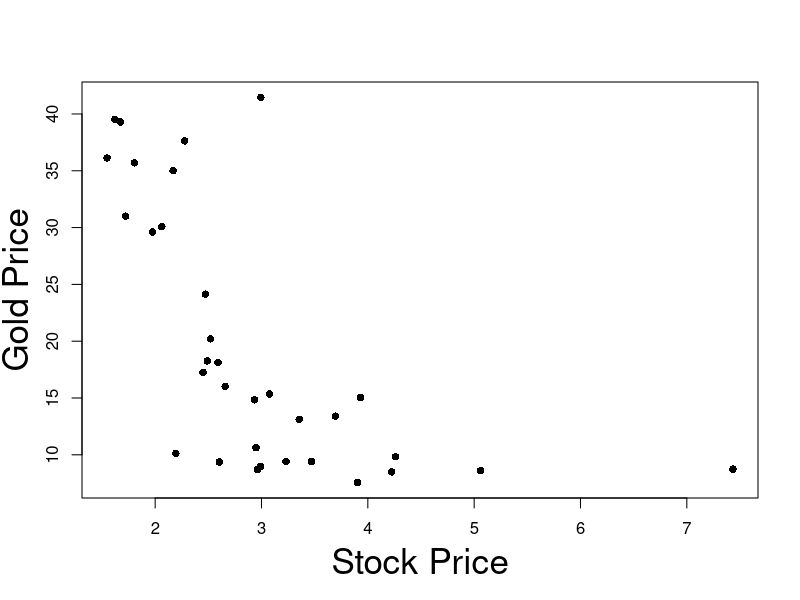
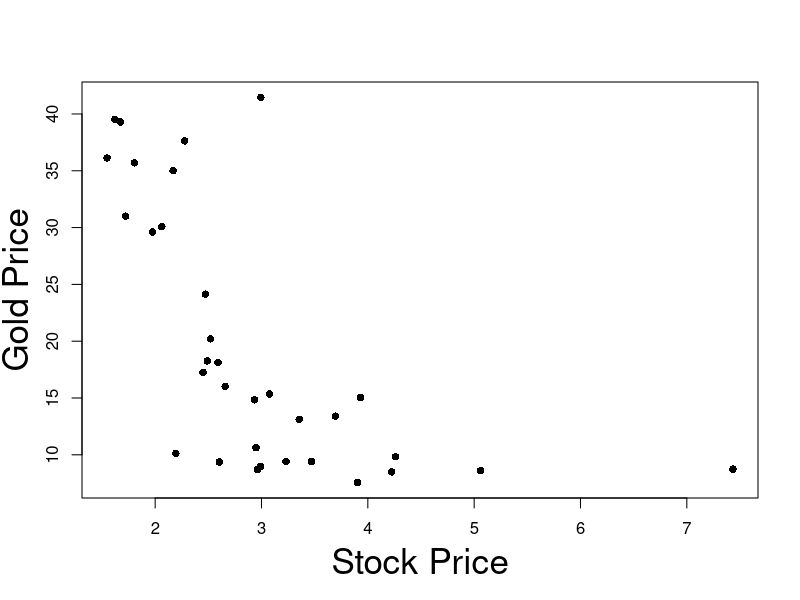
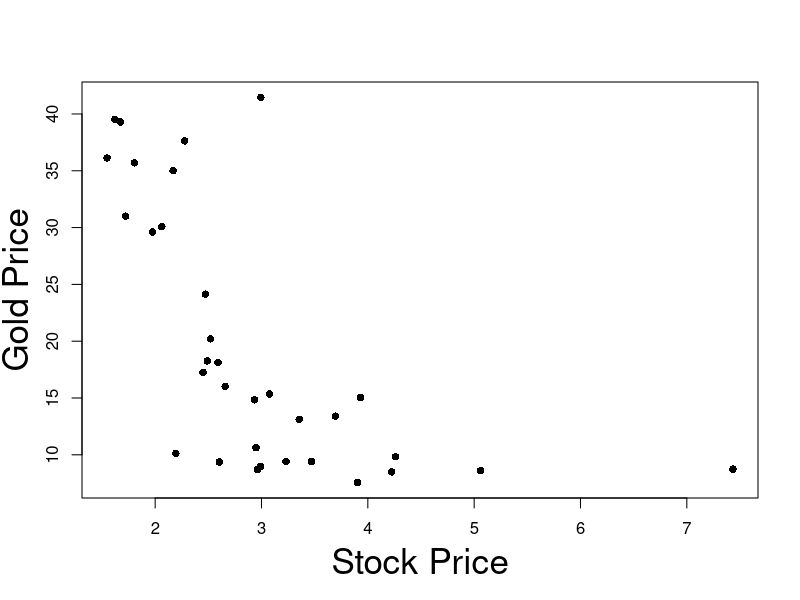
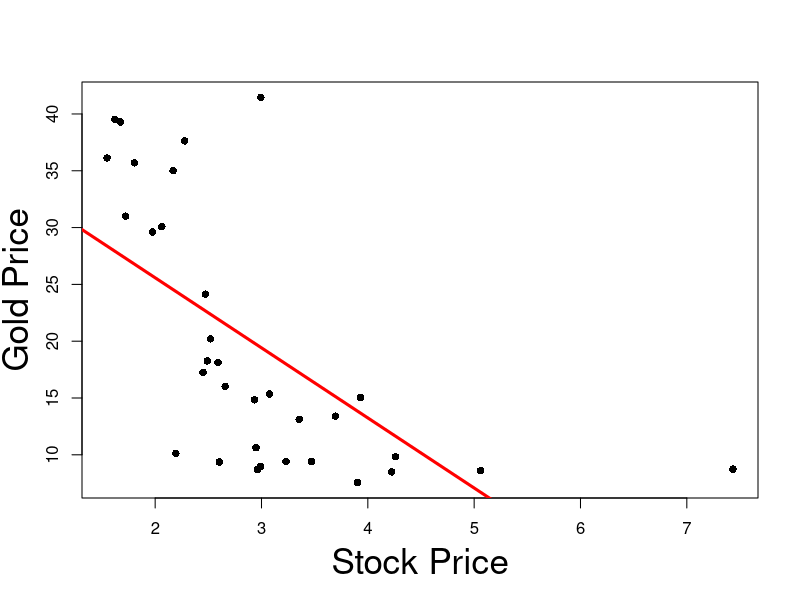
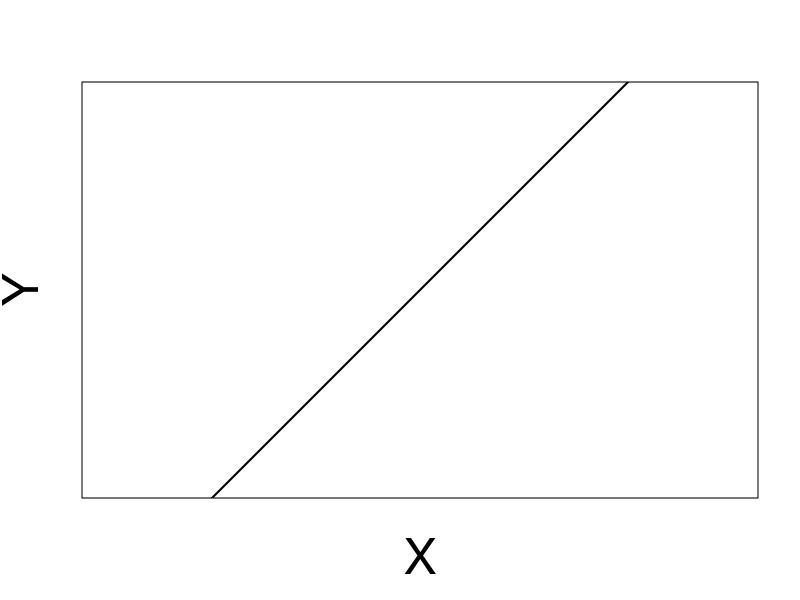
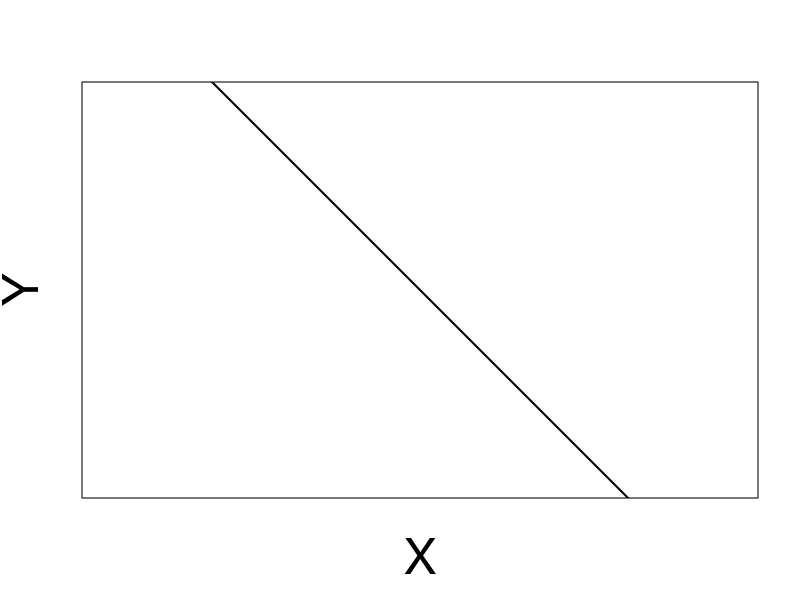
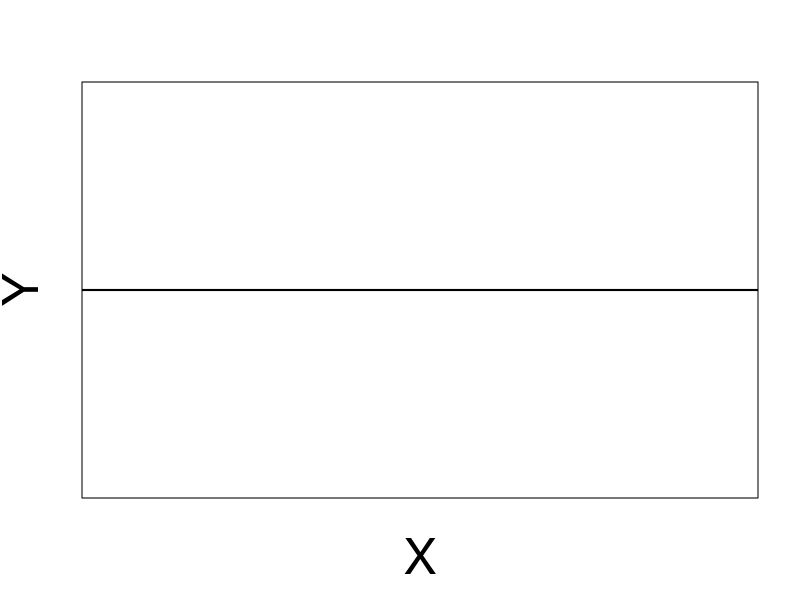

These charts were generated, in order, by the following R code:
## ---- chunk 1
#| echo: false
#| layout-ncol: 1

data <- read.table("datasets/L3eg1data.txt")

#Add column labels to data
colnames(data) <- c("Stock Price","Gold Price")

# Output markdown table from data
knitr::kable(
  list(data[1:11,], data[12:22,], data[23:33,]),
  row.names = TRUE,
  format = "html", 
  table.attr = 'class="table simple table-striped table-hover"',
) 


## ---- chunk 2
prices = read.table(file = "datasets/stock_gold.txt",
                    header = TRUE)

print(prices)
## ---- chunk 3
#| echo: false
#| fig-asp: 1

# Read the data
prices <- read.table(file = "datasets/stock_gold.txt",
                   header = TRUE
                  )

stock.price <- prices$stock_price
gold.price <- prices$gold_price

# Create the plot
plot(stock.price,
     gold.price, 
     xlab = "", 
     ylab= "",
     pch = 16)

# Add labels
mtext("Stock Price", side=1, line=3, cex=2.1)
mtext("Gold Price", side=2, line=2.5, cex=2.1)
## ---- chunk 4
#| echo: false
#| fig-asp: 1

# Read the data
prices <- read.table(file = "datasets/stock_gold.txt",
                   header = TRUE
                  )

stock.price <- prices$stock_price
gold.price <- prices$gold_price

# Create the plot
plot(stock.price,
     gold.price, 
     xlab = "", 
     ylab= "",
     pch = 16)

# Add labels
mtext("Stock Price", side=1, line=3, cex=2.1)
mtext("Gold Price", side=2, line=2.5, cex=2.1)
## ---- chunk 5
#| echo: false
#| fig-asp: 1

# Read the data
prices <- read.table(file = "datasets/stock_gold.txt",
                   header = TRUE
                  )

stock.price <- prices$stock_price
gold.price <- prices$gold_price

# Create the plot
plot(stock.price,
     gold.price, 
     xlab = "", 
     ylab= "",
     pch = 16)

# Add labels
mtext("Stock Price", side=1, line=3, cex=2.1)
mtext("Gold Price", side=2, line=2.5, cex=2.1)
## ---- chunk 6
#| echo: false
#| fig-asp: 1

# Read the data
prices <- read.table(file = "datasets/stock_gold.txt",
                     header = TRUE
                    )

# Store data into vectors
stock.price <- prices$stock_price
gold.price <- prices$gold_price

# Fit simple linear regression model
fit.model <- lm(gold.price ~ stock.price)

# Plot the data
plot(stock.price,
     gold.price, 
     xlab = "", 
     ylab= "",
     pch = 16)

# Add labels
mtext("Stock Price", side=1, line=3, cex=2.1)
mtext("Gold Price", side=2, line=2.5, cex=2.1)

# Plot the regression line in red
abline(fit.model, col = "red", lwd = 3)
## ---- chunk 7
#| echo: false
#| fig-asp: 1


# Create a scatter plot with no data points (type = "n")
plot(
  1, 1, 
  type = "n", 
  xlab = "", 
  ylab = "", 
  xlim = c(0, 5), 
  ylim = c(0, 5), 
  frame.plot = TRUE, 
  axes = FALSE, 
  asp = 1)


mtext("X", side=1, line=3, cex=3)
mtext("Y", side=2, line=2, cex=3)

# Add the line y = x
abline(
  a = 0, 
  b = 1, 
  col = "black", 
  lwd = 2)

## ---- chunk 8
#| echo: false
#| fig-asp: 1


# Create a scatter plot with no data points (type = "n")
plot(
  1, 1, 
  type = "n", 
  xlab = "", 
  ylab = "", 
  xlim = c(-3, 3), 
  ylim = c(-3, 3), 
  frame.plot = TRUE, 
  axes = FALSE, 
  asp = 1)



mtext("X", side=1, line=3, cex=3)
mtext("Y", side=2, line=2, cex=3)

# Add the line y = x
abline(
  a = 0, 
  b = -1, 
  col = "black", 
  lwd = 2)

## ---- chunk 9
#| echo: false
#| fig-asp: 1


# Create a scatter plot with no data points (type = "n")
plot(
  1, 1, 
  type = "n", 
  xlab = "", 
  ylab = "", 
  xlim = c(0, 5), 
  ylim = c(0, 5), 
  frame.plot = TRUE, 
  axes = FALSE, 
  asp = 1)


mtext("X", side=1, line=3, cex=3)
mtext("Y", side=2, line=2, cex=3)

# Add the line y = x
abline(
  a = 2.5, 
  b = 0, 
  col = "black", 
  lwd = 2)

